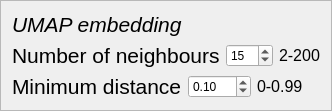
                 <widget class="QFrame" name="frame_6">
                  <property name="font">
                   <font>
                    <family>Arial</family>
                   </font>
                  </property>
                  <property name="frameShape">
                   <enum>QFrame::StyledPanel</enum>
                  </property>
                  <property name="frameShadow">
                   <enum>QFrame::Raised</enum>
                  </property>
                  <layout class="QGridLayout" name="gridLayout_7">
                   <item row="0" column="0">
                    <layout class="QVBoxLayout" name="verticalLayout_17">
                     <item>
                      <widget class="QLabel" name="label_20">
                       <property name="font">
                        <font>
                         <family>Arial</family>
                         <pointsize>16</pointsize>
                         <italic>true</italic>
                        </font>
                       </property>
                       <property name="text">
                        <string>UMAP embedding</string>
                       </property>
                      </widget>
                     </item>
                     <item>
                      <layout class="QHBoxLayout" name="horizontalLayout_37">
                       <item>
                        <widget class="QLabel" name="label_61">
                         <property name="font">
                          <font>
                           <family>Arial</family>
                           <pointsize>16</pointsize>
                          </font>
                         </property>
                         <property name="text">
                          <string>Number of neighbours</string>
                         </property>
                        </widget>
                       </item>
                       <item>
                        <widget class="QSpinBox" name="spinBox_8">
                         <property name="font">
                          <font>
                           <family>Arial</family>
                          </font>
                         </property>
                         <property name="minimum">
                          <number>2</number>
                         </property>
                         <property name="maximum">
                          <number>200</number>
                         </property>
                         <property name="value">
                          <number>15</number>
                         </property>
                         <property name="displayIntegerBase">
                          <number>10</number>
                         </property>
                        </widget>
                       </item>
                       <item>
                        <widget class="QLabel" name="label_12">
                         <property name="font">
                          <font>
                           <family>Arial</family>
                           <pointsize>12</pointsize>
                          </font>
                         </property>
                         <property name="text">
                          <string>2-200</string>
                         </property>
                        </widget>
                       </item>
                      </layout>
                     </item>
                     <item>
                      <layout class="QHBoxLayout" name="horizontalLayout_40">
                       <item>
                        <widget class="QLabel" name="label_60">
                         <property name="font">
                          <font>
                           <family>Arial</family>
                           <pointsize>16</pointsize>
                          </font>
                         </property>
                         <property name="text">
                          <string>Minimum distance</string>
                         </property>
                        </widget>
                       </item>
                       <item>
                        <widget class="QDoubleSpinBox" name="doubleSpinBox_6">
                         <property name="font">
                          <font>
                           <family>Arial</family>
                          </font>
                         </property>
                         <property name="minimum">
                          <double>0.000000000000000</double>
                         </property>
                         <property name="maximum">
                          <double>0.990000000000000</double>
                         </property>
                         <property name="singleStep">
                          <double>0.010000000000000</double>
                         </property>
                         <property name="value">
                          <double>0.100000000000000</double>
                         </property>
                        </widget>
                       </item>
                       <item>
                        <widget class="QLabel" name="label_64">
                         <property name="font">
                          <font>
                           <family>Arial</family>
                           <pointsize>12</pointsize>
                          </font>
                         </property>
                         <property name="text">
                          <string>0-0.99</string>
                         </property>
                        </widget>
                       </item>
                      </layout>
                     </item>
                    </layout>
                   </item>
                  </layout>
                 </widget>
